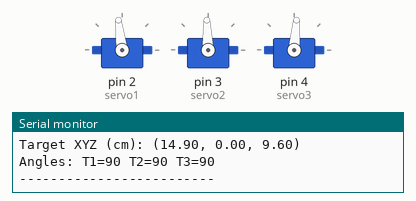
This sketch was run on a simulated Arduino Uno, built with avr-gcc and run on an emulated ATmega328P. On the bench: 3 × servo, the last lines printed to the serial monitor.

Above: at 2.05 s.
At 4.5 s:
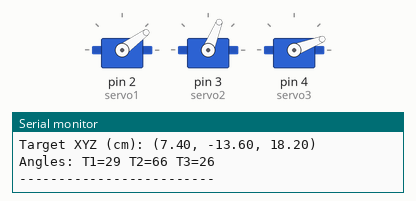
At 7.0 s:
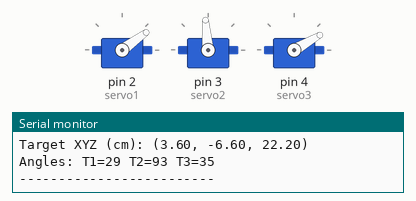
At 9.5 s:
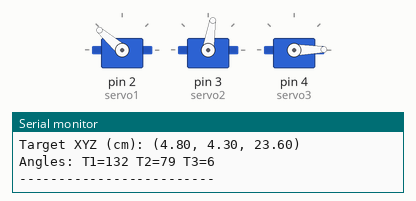
At 12.0 s:
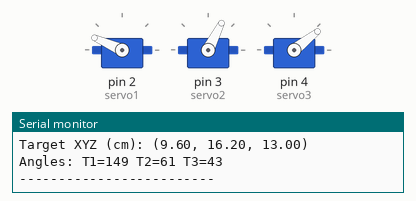
Timing chart, 0 to 15.0 s (numbered marks = the images above):
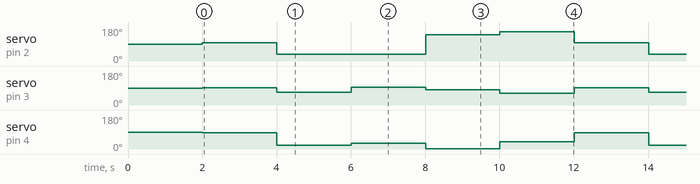

The sketch:

Task11_Code1_new.ino
```cpp
#include <Servo.h>

/* ============================================================================
 * Task 11 - Code 1: Manual Coordinate Input
 * ============================================================================ */

// Robot Link Dimensions (Unit: cm, matching the hand-drawn diagram exactly)
const float L1 = 0.0;  // Base to Shoulder Pitch (Joint 1 to Joint 2) offset
const float L2 = 9.6;  // Shoulder to Elbow (Joint 2 to Joint 3)
const float Lg = 14.9; // Elbow to Gripper (Joint 3 to Gripper end)

const float offset_theta1= 7;
const float offset_theta2 = 2;
const float offset_theta3 =-5;
// Servo Objects
Servo servo1; // Base Yaw
Servo servo2; // Shoulder Pitch
Servo servo3; // Elbow Pitch

// Array storing 5 predefined target coordinates {X, Y, Z} in cm
// TODO: Replace with your actual tested and safe coordinates
// const float targets[5][3] = {
//   {14.0, 0.0, 9.5},    // Target 1
//   {7.0, -14.0, 18.0},   // Target 2
//   {3.0, -7.0, 21.0},  // Target 3
//   {5.0, 3.0, 22.5},   // Target 4
//   {8, 17.0, 14.0}     // Target 5
// };
 const float targets[5][3] = {
   {14.9, 0.0, 9.6},        // Target 1
   {7.4, -13.6, 18.20},   // Target 2
   {3.6, -6.6, 22.2},    // Target 3
   {4.8, 4.3, 23.6},      // Target 4
   {9.6, 16.2, 13.0}     // Target 5
 };


int currentTarget = 0; // Index to keep track of the current target

/*
 * Inverse Kinematics Function
 */
void moveToPosition(float x, float y, float z) {
  // 1. Base Angle
  float theta1_rad = atan2(y, x)+PI/2; //offset

  // 2. Reduce to 2D planar problem
  float R = sqrt(pow(x, 2) + pow(y, 2));
  float z_prime = z - L1;

  // 3. Elbow Angle (Joint 3) using Law of Cosines
  // Replaced old L1/L2 with new L2/Lg to match the diagram
  float c3 = constrain((pow(R, 2) + pow(z_prime, 2) - pow(L2, 2) - pow(Lg, 2)) / (2.0 * L2 * Lg), -1.0, 1.0);

  // Keeping only the "Elbow-up" solution
  float s3 = -sqrt(1.0 - pow(c3, 2));
  float theta3_rad = -atan2(s3, c3);

  // 4. Shoulder Angle (Joint 2)
  float K1 = L2 + Lg * c3;
  float K2 = Lg * s3;
  float beta = atan2(K2,K1);
  float theta2_rad = atan2(z_prime,R)-beta;
  //float c2 = (K1 * R - K2 * z_prime) / (pow(K1, 2) + pow(K2, 2));
  //float s2 = (-K2 * R - K1 * z_prime) / (pow(K1, 2) + pow(K2, 2));
  //float theta2_rad = atan2(s2, c2);

  // 5. Convert radians to degrees
  int angle1 = round(theta1_rad * 180.0 / PI)+offset_theta1;
  int angle2 = round(theta2_rad * 180.0 / PI)+offset_theta2;
  int angle3 = round(theta3_rad * 180.0 / PI)+offset_theta3;

  int angle1_clear = round(theta1_rad * 180.0 / PI);
  int angle2_clear = round(theta2_rad * 180.0 / PI);
  int angle3_clear = round(theta3_rad * 180.0 / PI);

  // 6. Actuate servos
  servo1.write(constrain(angle1, 0, 180));
  servo2.write(constrain(angle2, 0, 180));
  servo3.write(constrain(angle3, 0, 180));

  // Print results
  Serial.print("Target XYZ (cm): ("); Serial.print(x); Serial.print(", ");
  Serial.print(y); Serial.print(", "); Serial.print(z); Serial.println(")");
  Serial.print("Angles: T1="); Serial.print(angle1_clear);
  Serial.print(" T2="); Serial.print(angle2_clear);
  Serial.print(" T3="); Serial.println(angle3_clear);
  Serial.println("-------------------------");
}

void setup() {
  Serial.begin(115200);

  // Attach servos
  servo1.attach(2);
  servo2.attach(3);
  servo3.attach(4);

  delay(2000);
}

void loop() {
  float targetX = targets[currentTarget][0];
  float targetY = targets[currentTarget][1];
  float targetZ = targets[currentTarget][2];

  moveToPosition(targetX, targetY, targetZ);

  delay(2000); // 3-second delay between points

  currentTarget++;
  if (currentTarget >= 5) {
    currentTarget = 0;
  }
} 
```

Measured:
- by itself, servo on pin 2 (servo1): repeats every 10.0 s: 36° 4.0 s, 139° 2.0 s, 156° 2.0 s, 97° 2.0 s
- by itself, servo on pin 3 (servo2): repeats every 10.0 s: 68° 2.0 s, 95° 2.0 s, 81° 2.0 s, 63° 2.0 s, 92° 2.0 s
- by itself, servo on pin 4 (servo3): repeats every 10.0 s: 21° 2.0 s, 30° 2.0 s, 1° 2.0 s, 38° 2.0 s, 85° 2.0 s
